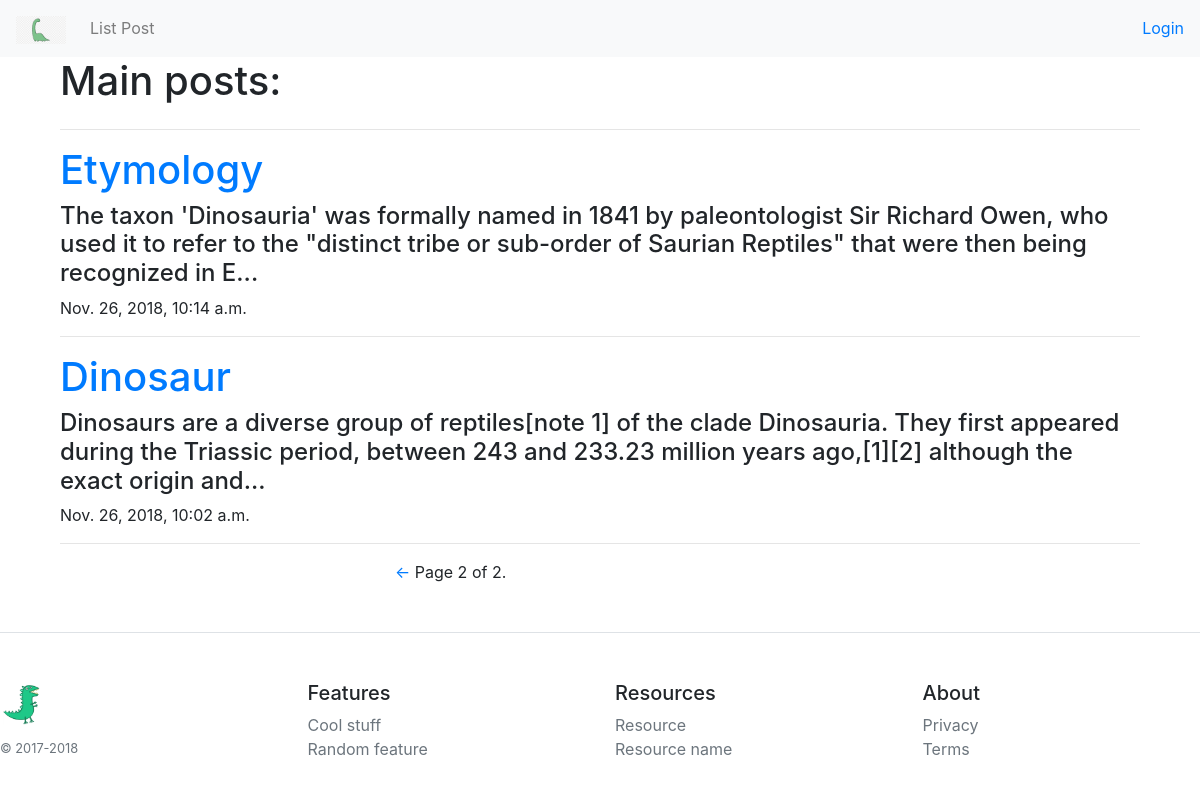
Screenshot of /?page=2 with the database file from the repository.
### user_post/models.py (models this page shows, shortened)
class Post(models.Model):
    author = models.ForeignKey('auth.User', on_delete=models.CASCADE)
    title = models.CharField(max_length = 150, verbose_name = 'Title')
    descriptions = models.TextField(verbose_name = 'Informations')
    date = models.DateTimeField(auto_now = True, verbose_name = 'Date')
    likes = models.IntegerField(default = 0)
    dislike = models.IntegerField(default = 0)
    def get_short_text(self):
        if len(self.descriptions) > SHORT_TEXT_LEN:
            return self.descriptions[:SHORT_TEXT_LEN]
        else:
            return self.descriptions
    class Meta:
        verbose_name = 'Post'
        verbose_name_plural = 'Posts'

### user_post/views.py (the view)
# urls.py: url(r'^$', views.main, name = 'main'),
def main(request):
	post = Post.objects.all().order_by('-date')
	paginator = Paginator(post, 5)
	page = request.GET.get('page')
	try:
		post = paginator.page(page)
	except PageNotAnInteger:
		post = paginator.page(1)
	except EmptyPage:
		post = paginator.page(paginator.num_pages)
	args = {'post':post}
	return render(request, 'user_post/main.html', args)

### user_post/templates/user_post/main.html (shortened to what this page needs)
{% extends 'user_post/wrapper.html' %}
{% load staticfiles %}
{% block main %}
	<div class="container main-content">
		<h1 class="leftstr">Main posts:</h1>
		<hr>
		{% for post in post %}
			<h1><a href="/posts/{{ post.id }}">{{ post.title }}</a></h1>
			<h4>{{ post.get_short_text }}...</h4>
			<span>{{ post.date }}</span>
			<hr>
		{% endfor %}
	</div>
	<div class="paginator">
		<span class="step-links" style="position: relative; left: 350px;">
			{% if post.has_previous %}
				<a href="?page={{ post.previous_page_number }}">&#8592;</a>
			{% endif %}
			<span class="current">
					Page {{ post.number }} of {{ post.paginator.num_pages }}.
			</span>
		</span>
	</div>
{% endblock %}

### user_post/static/css/style3.css (style rules this page uses)
body, html { width: 100%; display: grid; }
.leftstr, .rightstr { float:left; width: 50%; }

### rows the page displays
Post: title "Etymology", get_short_text "The taxon 'Dinosauria' was formally named in 1841 by paleontologist Sir Richard Owen, who used it to refer to the \"distinct tribe or sub-order of Saurian Reptiles\" that were then being recognized in E", date "Nov. 26, 2018, 10:14 a.m."
Post: title "Dinosaur", get_short_text "Dinosaurs are a diverse group of reptiles[note 1] of the clade Dinosauria. They first appeared during the Triassic period, between 243 and 233.23 million years ago,[1][2] although the exact origin and", date "Nov. 26, 2018, 10:02 a.m."

### other values shown
{{ post.number }} "2"
{{ post.paginator.num_pages }} "2"
